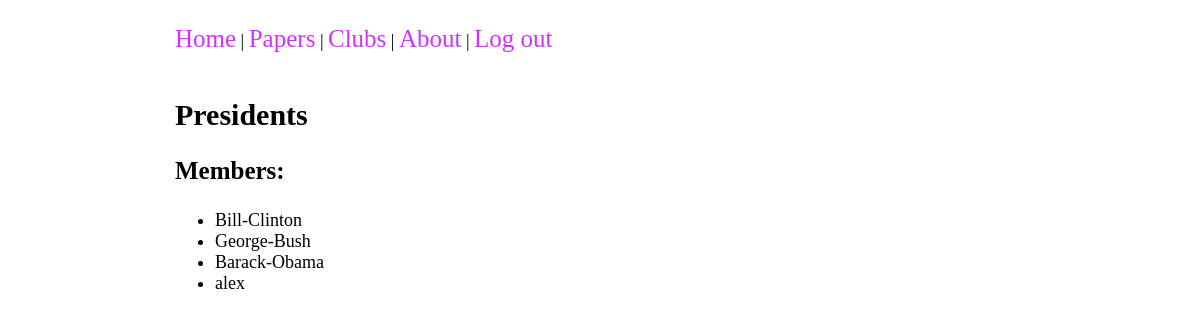
Screenshot of /clubs/Presidents/ (signed in) with the database file from the repository.
### clubs/models.py (models this page shows, shortened)
class Club(models.Model):
    name = models.CharField(max_length=50, unique=True)
    users = models.ManyToManyField(User, through='UserClub')

### accounts/models.py (models this page shows, shortened)
class User(AbstractBaseUser):
    username = models.CharField(max_length=30, unique=True)
    email = models.EmailField(max_length=255, blank=True)
    is_active = models.BooleanField(default=True)
    is_admin = models.BooleanField(default=False)
    objects = MyUserManager()
    USERNAME_FIELD = 'username'
    REQUIRED_FIELDS = ['email']  # Used for prompt when creating superuser
    def __str__(self):
        return self.username

### clubs/views.py (the view)
# urls.py: path('<str:club_name>/', views.club, name='club'),
def club(request, club_name):
    club = get_object_or_404(Club, name=club_name)
    ctx = {'club': club,}
    return render(request, 'clubs/club.html', ctx)

### clubs/templates/clubs/club.html (shortened to what this page needs)
{% extends 'base.html' %}
{% block content %}
<h2>{{ club.name }}</h2>
<h3>Members:</h3>
<ul>
  {% for member in club.users.all %}
  <li>{{ member }}</li>
  {% endfor %}
</ul>
{% endblock content %}

### static/styles.css (style rules this page uses)
:root { font-size: 62.5%; --c-purple: #CC33FF; --c-lightblue: #8dc2ee; --bg-color: skyblue; --c-link: var(--c-lightblue); --c-navBar-a: var(--c-purple); --c-main-text: black; }
body { font-size: 1.8rem; }
h2 { font-size: 3rem; }
h3 { font-size: 2.5rem; }

### rows the page displays
Club: name "Presidents"
User: username "Bill-Clinton"
User: username "George-Bush"
User: username "Barack-Obama"
User: username "alex"
